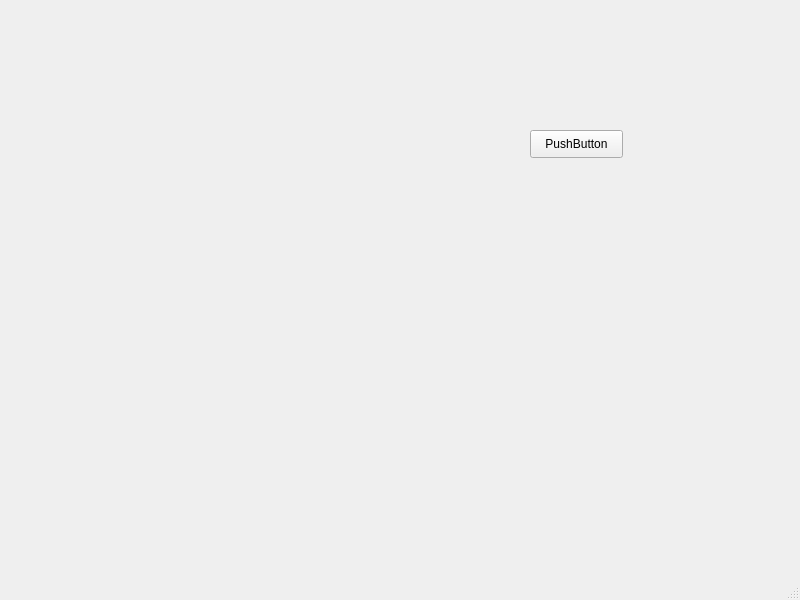
<?xml version="1.0" encoding="UTF-8"?>
<ui version="4.0">
 <class>MainWindow</class>
 <widget class="QMainWindow" name="MainWindow">
  <property name="geometry">
   <rect>
    <x>0</x>
    <y>0</y>
    <width>800</width>
    <height>600</height>
   </rect>
  </property>
  <property name="windowTitle">
   <string>MainWindow</string>
  </property>
  <widget class="QWidget" name="centralwidget">
   <widget class="QPushButton" name="pushButton">
    <property name="geometry">
     <rect>
      <x>530</x>
      <y>130</y>
      <width>93</width>
      <height>28</height>
     </rect>
    </property>
    <property name="text">
     <string>PushButton</string>
    </property>
   </widget>
  </widget>
  <widget class="QMenuBar" name="menubar">
   <property name="geometry">
    <rect>
     <x>0</x>
     <y>0</y>
     <width>800</width>
     <height>26</height>
    </rect>
   </property>
  </widget>
  <widget class="QStatusBar" name="statusbar"/>
 </widget>
 <resources/>
 <connections/>
</ui>
